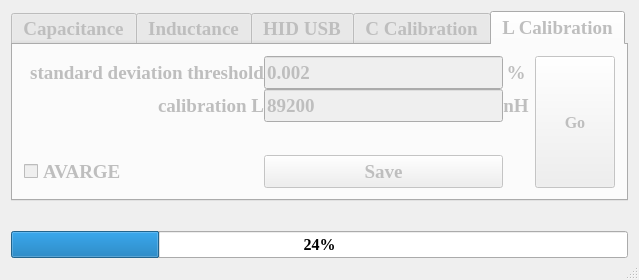
<?xml version="1.0" encoding="UTF-8"?>
<ui version="4.0">
 <class>MainWindow</class>
 <widget class="QMainWindow" name="MainWindow">
  <property name="windowModality">
   <enum>Qt::WindowModal</enum>
  </property>
  <property name="geometry">
   <rect>
    <x>0</x>
    <y>0</y>
    <width>639</width>
    <height>280</height>
   </rect>
  </property>
  <property name="windowTitle">
   <string>USB LC meter</string>
  </property>
  <property name="windowIcon">
   <iconset resource="resources.qrc">
    <normaloff>:/images/icon.ico</normaloff>:/images/icon.ico</iconset>
  </property>
  <widget class="QWidget" name="centralWidget">
   <property name="layoutDirection">
    <enum>Qt::LeftToRight</enum>
   </property>
   <layout class="QVBoxLayout" name="verticalLayout_2">
    <property name="bottomMargin">
     <number>0</number>
    </property>
    <item>
     <widget class="QTabWidget" name="tabs">
      <property name="enabled">
       <bool>false</bool>
      </property>
      <property name="font">
       <font>
        <family>Times New Roman</family>
        <pointsize>14</pointsize>
        <weight>75</weight>
        <bold>true</bold>
       </font>
      </property>
      <property name="currentIndex">
       <number>4</number>
      </property>
      <widget class="QWidget" name="tabC">
       <attribute name="title">
        <string>Capacitance</string>
       </attribute>
       <layout class="QHBoxLayout">
        <property name="spacing">
         <number>0</number>
        </property>
        <property name="leftMargin">
         <number>0</number>
        </property>
        <property name="topMargin">
         <number>0</number>
        </property>
        <property name="rightMargin">
         <number>0</number>
        </property>
        <property name="bottomMargin">
         <number>0</number>
        </property>
        <item>
         <layout class="QGridLayout" name="LayoutC" rowstretch="0,0">
          <item row="1" column="0">
           <widget class="QLabel" name="label_C">
            <property name="enabled">
             <bool>false</bool>
            </property>
            <property name="sizePolicy">
             <sizepolicy hsizetype="Preferred" vsizetype="Preferred">
              <horstretch>0</horstretch>
              <verstretch>0</verstretch>
             </sizepolicy>
            </property>
            <property name="font">
             <font>
              <family>Times New Roman</family>
              <pointsize>48</pointsize>
              <weight>75</weight>
              <bold>true</bold>
             </font>
            </property>
            <property name="text">
             <string>С</string>
            </property>
           </widget>
          </item>
         </layout>
        </item>
       </layout>
      </widget>
      <widget class="QWidget" name="tabL">
       <attribute name="title">
        <string>Inductance</string>
       </attribute>
       <layout class="QHBoxLayout" name="_2">
        <property name="spacing">
         <number>0</number>
        </property>
        <property name="leftMargin">
         <number>0</number>
        </property>
        <property name="topMargin">
         <number>0</number>
        </property>
        <property name="rightMargin">
         <number>0</number>
        </property>
        <property name="bottomMargin">
         <number>0</number>
        </property>
        <item>
         <layout class="QGridLayout" name="LayoutL" rowstretch="0">
          <item row="0" column="0">
           <widget class="QLabel" name="label_L">
            <property name="font">
             <font>
              <family>Times New Roman</family>
              <pointsize>48</pointsize>
              <weight>75</weight>
              <bold>true</bold>
             </font>
            </property>
            <property name="text">
             <string>L</string>
            </property>
           </widget>
          </item>
         </layout>
        </item>
       </layout>
      </widget>
      <widget class="QWidget" name="tabUSB">
       <attribute name="title">
        <string>HID USB</string>
       </attribute>
       <layout class="QHBoxLayout" name="horizontalLayout_2">
        <property name="spacing">
         <number>0</number>
        </property>
        <property name="leftMargin">
         <number>0</number>
        </property>
        <property name="topMargin">
         <number>0</number>
        </property>
        <property name="rightMargin">
         <number>0</number>
        </property>
        <property name="bottomMargin">
         <number>0</number>
        </property>
        <item>
         <widget class="QListWidget" name="listWidget"/>
        </item>
       </layout>
      </widget>
      <widget class="QWidget" name="tabCalC">
       <attribute name="title">
        <string>C Calibration</string>
       </attribute>
       <layout class="QHBoxLayout" name="horizontalLayout_3">
        <item>
         <widget class="QWidget" name="widgetCalibrationParams" native="true">
          <layout class="QGridLayout" name="gridLayout">
           <property name="leftMargin">
            <number>0</number>
           </property>
           <property name="topMargin">
            <number>0</number>
           </property>
           <property name="rightMargin">
            <number>0</number>
           </property>
           <property name="bottomMargin">
            <number>0</number>
           </property>
           <property name="spacing">
            <number>0</number>
           </property>
           <item row="1" column="1">
            <widget class="QLineEdit" name="lineEdit_C">
             <property name="sizePolicy">
              <sizepolicy hsizetype="Expanding" vsizetype="Expanding">
               <horstretch>0</horstretch>
               <verstretch>0</verstretch>
              </sizepolicy>
             </property>
             <property name="text">
              <string>1000</string>
             </property>
            </widget>
           </item>
           <item row="4" column="0" colspan="3">
            <widget class="QLabel" name="label_C_msg">
             <property name="sizePolicy">
              <sizepolicy hsizetype="Expanding" vsizetype="Expanding">
               <horstretch>0</horstretch>
               <verstretch>0</verstretch>
              </sizepolicy>
             </property>
             <property name="text">
              <string/>
             </property>
            </widget>
           </item>
           <item row="1" column="0">
            <widget class="QLabel" name="label_cal_C">
             <property name="text">
              <string>calibration C</string>
             </property>
             <property name="alignment">
              <set>Qt::AlignRight|Qt::AlignTrailing|Qt::AlignVCenter</set>
             </property>
            </widget>
           </item>
           <item row="0" column="2">
            <widget class="QLabel" name="label_P_C">
             <property name="text">
              <string>%</string>
             </property>
             <property name="alignment">
              <set>Qt::AlignCenter</set>
             </property>
            </widget>
           </item>
           <item row="1" column="2">
            <widget class="QLabel" name="label_pF">
             <property name="text">
              <string>pF</string>
             </property>
            </widget>
           </item>
           <item row="0" column="1">
            <widget class="QLineEdit" name="lineEdit_C_T">
             <property name="sizePolicy">
              <sizepolicy hsizetype="Expanding" vsizetype="Expanding">
               <horstretch>0</horstretch>
               <verstretch>0</verstretch>
              </sizepolicy>
             </property>
             <property name="text">
              <string>0.002</string>
             </property>
            </widget>
           </item>
           <item row="0" column="0">
            <widget class="QLabel" name="label_SDT_C">
             <property name="sizePolicy">
              <sizepolicy hsizetype="Preferred" vsizetype="Expanding">
               <horstretch>0</horstretch>
               <verstretch>0</verstretch>
              </sizepolicy>
             </property>
             <property name="text">
              <string> standard deviation threshold</string>
             </property>
             <property name="alignment">
              <set>Qt::AlignRight|Qt::AlignTrailing|Qt::AlignVCenter</set>
             </property>
            </widget>
           </item>
           <item row="5" column="0">
            <widget class="QCheckBox" name="checkBoxAvg_C">
             <property name="sizePolicy">
              <sizepolicy hsizetype="Expanding" vsizetype="Expanding">
               <horstretch>0</horstretch>
               <verstretch>0</verstretch>
              </sizepolicy>
             </property>
             <property name="text">
              <string>AVARGE</string>
             </property>
            </widget>
           </item>
           <item row="5" column="1">
            <widget class="QPushButton" name="pushButton_C_Save">
             <property name="sizePolicy">
              <sizepolicy hsizetype="Minimum" vsizetype="Minimum">
               <horstretch>0</horstretch>
               <verstretch>0</verstretch>
              </sizepolicy>
             </property>
             <property name="text">
              <string>Save</string>
             </property>
            </widget>
           </item>
          </layout>
         </widget>
        </item>
        <item>
         <widget class="QPushButton" name="pushButton_C_Go">
          <property name="sizePolicy">
           <sizepolicy hsizetype="Fixed" vsizetype="Minimum">
            <horstretch>0</horstretch>
            <verstretch>0</verstretch>
           </sizepolicy>
          </property>
          <property name="font">
           <font>
            <family>Times New Roman</family>
            <pointsize>12</pointsize>
            <weight>75</weight>
            <bold>true</bold>
           </font>
          </property>
          <property name="text">
           <string>Go</string>
          </property>
         </widget>
        </item>
       </layout>
      </widget>
      <widget class="QWidget" name="tabCalL">
       <attribute name="title">
        <string>L Calibration</string>
       </attribute>
       <layout class="QHBoxLayout" name="horizontalLayout">
        <item>
         <widget class="QWidget" name="widgetCalibrationCParams" native="true">
          <layout class="QGridLayout" name="gridLayout_2">
           <property name="leftMargin">
            <number>0</number>
           </property>
           <property name="topMargin">
            <number>0</number>
           </property>
           <property name="rightMargin">
            <number>0</number>
           </property>
           <property name="bottomMargin">
            <number>0</number>
           </property>
           <property name="spacing">
            <number>0</number>
           </property>
           <item row="2" column="0" colspan="3">
            <widget class="QLabel" name="label_L_msg">
             <property name="sizePolicy">
              <sizepolicy hsizetype="Expanding" vsizetype="Expanding">
               <horstretch>0</horstretch>
               <verstretch>0</verstretch>
              </sizepolicy>
             </property>
             <property name="text">
              <string/>
             </property>
             <property name="alignment">
              <set>Qt::AlignRight|Qt::AlignTrailing|Qt::AlignVCenter</set>
             </property>
            </widget>
           </item>
           <item row="1" column="1">
            <widget class="QLineEdit" name="lineEdit_L">
             <property name="sizePolicy">
              <sizepolicy hsizetype="Expanding" vsizetype="Expanding">
               <horstretch>0</horstretch>
               <verstretch>0</verstretch>
              </sizepolicy>
             </property>
             <property name="text">
              <string>89200</string>
             </property>
            </widget>
           </item>
           <item row="1" column="2">
            <widget class="QLabel" name="label_nH">
             <property name="sizePolicy">
              <sizepolicy hsizetype="Preferred" vsizetype="Preferred">
               <horstretch>0</horstretch>
               <verstretch>0</verstretch>
              </sizepolicy>
             </property>
             <property name="text">
              <string>nH</string>
             </property>
             <property name="alignment">
              <set>Qt::AlignCenter</set>
             </property>
            </widget>
           </item>
           <item row="0" column="0">
            <widget class="QLabel" name="label_SDT_L">
             <property name="sizePolicy">
              <sizepolicy hsizetype="Preferred" vsizetype="Expanding">
               <horstretch>0</horstretch>
               <verstretch>0</verstretch>
              </sizepolicy>
             </property>
             <property name="text">
              <string> standard deviation threshold</string>
             </property>
             <property name="alignment">
              <set>Qt::AlignRight|Qt::AlignTrailing|Qt::AlignVCenter</set>
             </property>
            </widget>
           </item>
           <item row="0" column="2">
            <widget class="QLabel" name="label_P_L">
             <property name="text">
              <string>%</string>
             </property>
             <property name="alignment">
              <set>Qt::AlignCenter</set>
             </property>
            </widget>
           </item>
           <item row="0" column="1">
            <widget class="QLineEdit" name="lineEdit_L_T">
             <property name="sizePolicy">
              <sizepolicy hsizetype="Expanding" vsizetype="Expanding">
               <horstretch>0</horstretch>
               <verstretch>0</verstretch>
              </sizepolicy>
             </property>
             <property name="text">
              <string>0.002</string>
             </property>
            </widget>
           </item>
           <item row="1" column="0">
            <widget class="QLabel" name="label_cal_L">
             <property name="sizePolicy">
              <sizepolicy hsizetype="Expanding" vsizetype="Expanding">
               <horstretch>0</horstretch>
               <verstretch>0</verstretch>
              </sizepolicy>
             </property>
             <property name="text">
              <string>calibration L</string>
             </property>
             <property name="alignment">
              <set>Qt::AlignRight|Qt::AlignTrailing|Qt::AlignVCenter</set>
             </property>
            </widget>
           </item>
           <item row="4" column="0">
            <widget class="QCheckBox" name="checkBoxAvg_L">
             <property name="sizePolicy">
              <sizepolicy hsizetype="Expanding" vsizetype="Expanding">
               <horstretch>0</horstretch>
               <verstretch>0</verstretch>
              </sizepolicy>
             </property>
             <property name="text">
              <string>AVARGE</string>
             </property>
            </widget>
           </item>
           <item row="4" column="1">
            <widget class="QPushButton" name="pushButton">
             <property name="sizePolicy">
              <sizepolicy hsizetype="Minimum" vsizetype="Minimum">
               <horstretch>0</horstretch>
               <verstretch>0</verstretch>
              </sizepolicy>
             </property>
             <property name="text">
              <string>Save</string>
             </property>
            </widget>
           </item>
          </layout>
         </widget>
        </item>
        <item>
         <widget class="QPushButton" name="pushButton_L_Go">
          <property name="sizePolicy">
           <sizepolicy hsizetype="Fixed" vsizetype="Expanding">
            <horstretch>0</horstretch>
            <verstretch>0</verstretch>
           </sizepolicy>
          </property>
          <property name="font">
           <font>
            <family>Times New Roman</family>
            <pointsize>12</pointsize>
            <weight>75</weight>
            <bold>true</bold>
           </font>
          </property>
          <property name="text">
           <string>Go</string>
          </property>
         </widget>
        </item>
       </layout>
      </widget>
     </widget>
    </item>
    <item>
     <layout class="QGridLayout" name="gridLayout_4">
      <item row="0" column="1">
       <widget class="QLabel" name="label_D">
        <property name="font">
         <font>
          <family>Times New Roman</family>
          <pointsize>12</pointsize>
          <weight>75</weight>
          <bold>true</bold>
         </font>
        </property>
        <property name="text">
         <string/>
        </property>
       </widget>
      </item>
      <item row="0" column="0">
       <widget class="QLabel" name="label_F">
        <property name="font">
         <font>
          <family>Times New Roman</family>
          <pointsize>12</pointsize>
          <weight>75</weight>
          <bold>true</bold>
         </font>
        </property>
        <property name="text">
         <string/>
        </property>
       </widget>
      </item>
      <item row="1" column="0" colspan="3">
       <widget class="QProgressBar" name="progressBar">
        <property name="font">
         <font>
          <family>Times New Roman</family>
          <pointsize>12</pointsize>
          <weight>75</weight>
          <bold>true</bold>
         </font>
        </property>
        <property name="value">
         <number>24</number>
        </property>
       </widget>
      </item>
      <item row="0" column="2">
       <widget class="QLabel" name="label_threschold">
        <property name="font">
         <font>
          <family>Times New Roman</family>
          <pointsize>12</pointsize>
          <weight>75</weight>
          <bold>true</bold>
         </font>
        </property>
        <property name="text">
         <string/>
        </property>
       </widget>
      </item>
     </layout>
    </item>
   </layout>
  </widget>
  <widget class="QStatusBar" name="statusBar"/>
  <action name="actionCalibrate">
   <property name="text">
    <string>Калибровка</string>
   </property>
  </action>
  <action name="actionConnectionState">
   <property name="icon">
    <iconset resource="resources.qrc">
     <normaloff>:/images/dot_red.png</normaloff>:/images/dot_red.png</iconset>
   </property>
   <property name="text">
    <string>not connected</string>
   </property>
  </action>
 </widget>
 <layoutdefault spacing="6" margin="11"/>
 <resources>
  <include location="resources.qrc"/>
 </resources>
 <connections/>
</ui>
